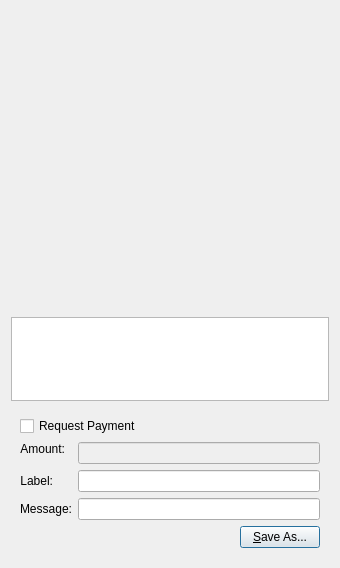
<?xml version="1.0" encoding="UTF-8"?>
<ui version="4.0">
 <class>QRCodeDialog</class>
 <widget class="QDialog" name="QRCodeDialog">
  <property name="geometry">
   <rect>
    <x>0</x>
    <y>0</y>
    <width>340</width>
    <height>568</height>
   </rect>
  </property>
  <property name="windowTitle">
   <string>QR Code Dialog</string>
  </property>
  <layout class="QVBoxLayout" name="verticalLayout_3">
   <item>
    <widget class="QLabel" name="lblQRCode">
     <property name="sizePolicy">
      <sizepolicy hsizetype="Expanding" vsizetype="Expanding">
       <horstretch>0</horstretch>
       <verstretch>0</verstretch>
      </sizepolicy>
     </property>
     <property name="minimumSize">
      <size>
       <width>300</width>
       <height>300</height>
      </size>
     </property>
     <property name="font">
      <font>
       <family>Helvetica</family>
      </font>
     </property>
     <property name="textFormat">
      <enum>Qt::PlainText</enum>
     </property>
     <property name="alignment">
      <set>Qt::AlignCenter</set>
     </property>
     <property name="wordWrap">
      <bool>true</bool>
     </property>
    </widget>
   </item>
   <item>
    <widget class="QPlainTextEdit" name="outUri">
     <property name="sizePolicy">
      <sizepolicy hsizetype="Expanding" vsizetype="Minimum">
       <horstretch>0</horstretch>
       <verstretch>0</verstretch>
      </sizepolicy>
     </property>
     <property name="minimumSize">
      <size>
       <width>0</width>
       <height>50</height>
      </size>
     </property>
     <property name="font">
      <font>
       <family>Helvetica</family>
      </font>
     </property>
     <property name="tabChangesFocus">
      <bool>true</bool>
     </property>
     <property name="textInteractionFlags">
      <set>Qt::TextSelectableByKeyboard|Qt::TextSelectableByMouse</set>
     </property>
    </widget>
   </item>
   <item>
    <widget class="QWidget" name="widget" native="true">
     <layout class="QVBoxLayout" name="verticalLayout_2">
      <item>
       <widget class="QCheckBox" name="chkReqPayment">
        <property name="enabled">
         <bool>true</bool>
        </property>
        <property name="font">
         <font>
          <family>Helvetica</family>
         </font>
        </property>
        <property name="text">
         <string>Request Payment</string>
        </property>
       </widget>
      </item>
      <item>
       <layout class="QFormLayout" name="formLayout">
        <property name="fieldGrowthPolicy">
         <enum>QFormLayout::AllNonFixedFieldsGrow</enum>
        </property>
        <item row="1" column="0">
         <widget class="QLabel" name="lblLabel">
          <property name="font">
           <font>
            <family>Helvetica</family>
           </font>
          </property>
          <property name="text">
           <string>Label:</string>
          </property>
          <property name="textFormat">
           <enum>Qt::PlainText</enum>
          </property>
          <property name="alignment">
           <set>Qt::AlignRight|Qt::AlignTrailing|Qt::AlignVCenter</set>
          </property>
          <property name="buddy">
           <cstring>lnLabel</cstring>
          </property>
         </widget>
        </item>
        <item row="1" column="1">
         <widget class="QLineEdit" name="lnLabel">
          <property name="font">
           <font>
            <family>Helvetica</family>
           </font>
          </property>
         </widget>
        </item>
        <item row="2" column="0">
         <widget class="QLabel" name="lblMessage">
          <property name="font">
           <font>
            <family>Helvetica</family>
           </font>
          </property>
          <property name="text">
           <string>Message:</string>
          </property>
          <property name="textFormat">
           <enum>Qt::PlainText</enum>
          </property>
          <property name="alignment">
           <set>Qt::AlignRight|Qt::AlignTrailing|Qt::AlignVCenter</set>
          </property>
          <property name="buddy">
           <cstring>lnMessage</cstring>
          </property>
         </widget>
        </item>
        <item row="2" column="1">
         <widget class="QLineEdit" name="lnMessage">
          <property name="font">
           <font>
            <family>Helvetica</family>
           </font>
          </property>
         </widget>
        </item>
        <item row="0" column="0">
         <widget class="QLabel" name="lblAmount">
          <property name="sizePolicy">
           <sizepolicy hsizetype="Preferred" vsizetype="Maximum">
            <horstretch>0</horstretch>
            <verstretch>0</verstretch>
           </sizepolicy>
          </property>
          <property name="font">
           <font>
            <family>Helvetica</family>
           </font>
          </property>
          <property name="text">
           <string>Amount:</string>
          </property>
          <property name="textFormat">
           <enum>Qt::PlainText</enum>
          </property>
          <property name="alignment">
           <set>Qt::AlignRight|Qt::AlignTrailing|Qt::AlignVCenter</set>
          </property>
          <property name="buddy">
           <cstring>lnReqAmount</cstring>
          </property>
         </widget>
        </item>
        <item row="0" column="1">
         <widget class="BitcoinAmountField" name="lnReqAmount">
          <property name="enabled">
           <bool>false</bool>
          </property>
          <property name="minimumSize">
           <size>
            <width>80</width>
            <height>0</height>
           </size>
          </property>
          <property name="font">
           <font>
            <family>Helvetica</family>
           </font>
          </property>
         </widget>
        </item>
       </layout>
      </item>
      <item>
       <layout class="QHBoxLayout" name="horizontalLayout">
        <item>
         <spacer name="horizontalSpacer">
          <property name="font">
           <font>
            <family>Roboto</family>
           </font>
          </property>
          <property name="orientation">
           <enum>Qt::Horizontal</enum>
          </property>
          <property name="sizeHint" stdset="0">
           <size>
            <width>40</width>
            <height>20</height>
           </size>
          </property>
         </spacer>
        </item>
        <item>
         <widget class="QPushButton" name="btnSaveAs">
          <property name="font">
           <font>
            <family>Helvetica</family>
           </font>
          </property>
          <property name="text">
           <string>&amp;Save As...</string>
          </property>
         </widget>
        </item>
       </layout>
      </item>
     </layout>
    </widget>
   </item>
  </layout>
 </widget>
 <customwidgets>
  <customwidget>
   <class>BitcoinAmountField</class>
   <extends>QLineEdit</extends>
   <header>bitcoinamountfield.h</header>
   <container>1</container>
  </customwidget>
 </customwidgets>
 <resources/>
 <connections>
  <connection>
   <sender>chkReqPayment</sender>
   <signal>clicked(bool)</signal>
   <receiver>lnReqAmount</receiver>
   <slot>setEnabled(bool)</slot>
   <hints>
    <hint type="sourcelabel">
     <x>92</x>
     <y>285</y>
    </hint>
    <hint type="destinationlabel">
     <x>98</x>
     <y>311</y>
    </hint>
   </hints>
  </connection>
 </connections>
</ui>
